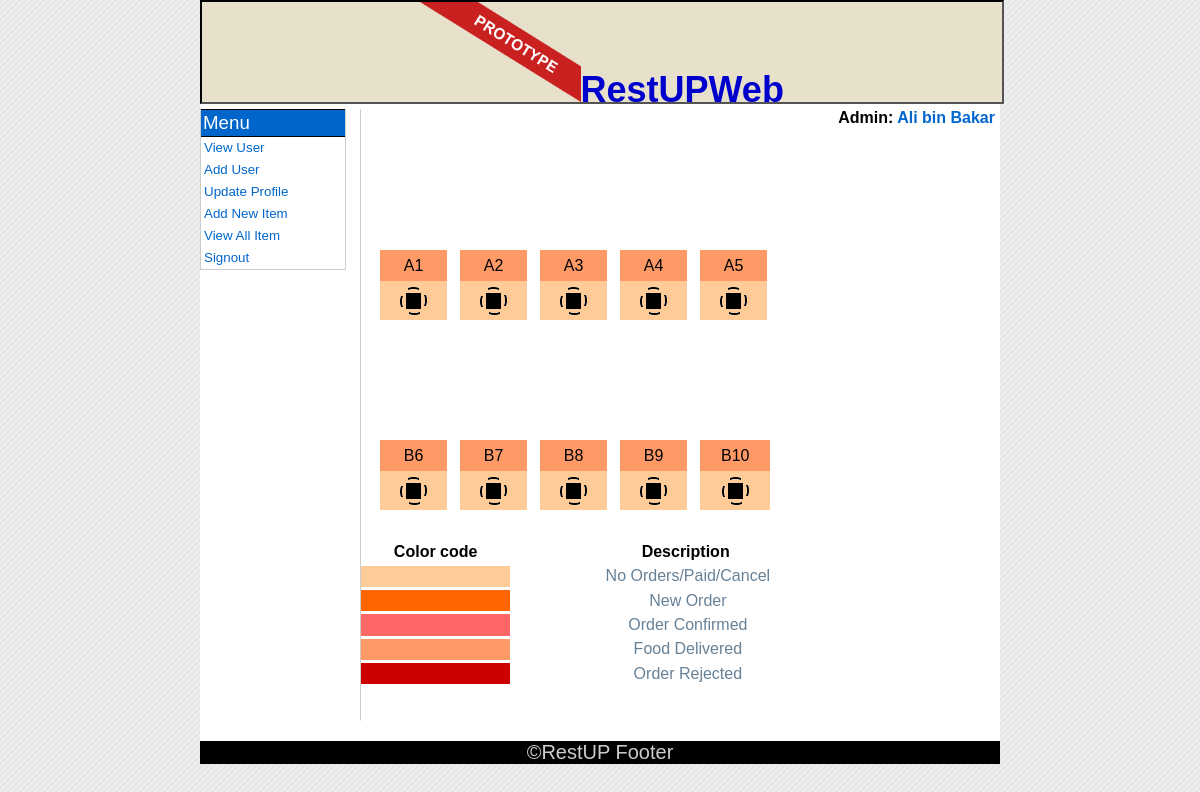
The app's page /frmHomepage.php (signed in) with its own data.
### tables this page shows
CREATE TABLE IF NOT EXISTS `users` (
  `userid` varchar(11) NOT NULL,
  `name` varchar(30) DEFAULT NULL,
  `email` varchar(40) DEFAULT NULL,
  `telephone` varchar(15) DEFAULT NULL,
  `password` varchar(34) DEFAULT NULL,
  `role` varchar(6) NOT NULL,
  PRIMARY KEY (`userid`)
);

CREATE TABLE IF NOT EXISTS `tables` (
  `tableid` varchar(2) NOT NULL,
  `tablename` char(3) DEFAULT '00',
  `status` int(11) NOT NULL,
  PRIMARY KEY (`tableid`)
);

### dbFunctions.php (called while the page is built, shortened)
<?php
function userAccess() {
    include 'db/config.php';
    $userid = mysql_real_escape_string($_POST['userid']);
    $password = mysql_real_escape_string($_POST['password']);
    if ($userid == NULL) {
        $userid = $_COOKIE['nbuserid'];
        $password = $_COOKIE['nbpassword'];
    } elseif (!$remember) {
        setcookie('nbuserid', $userid);
        setcookie('nbpassword', $password);
    }
    if ($userid && $password) {
        $newUserInfo = new UserInfo;
        $query = "SELECT * FROM $dbName.users WHERE $dbName.users.userid = '$userid' AND $dbName.users.password = '$password'";
        $result = mysql_query($query, $db) or die(mysql_error());
        if ($result) {
            if (mysql_num_rows($result) > 0) {
                $row = mysql_fetch_assoc($result);
                $newUserInfo->userid = $row['userid'];
                $newUserInfo->name = $row['name'];
                $newUserInfo->telephone = $row['telephone'];
                $newUserInfo->email = $row['email'];
                $newUserInfo->role = $row['role'];
                $pass = $row['password'];
                if ($pass) {
                    $okay = true;
                }
            }
        }
        return $newUserInfo;
    }
}
function getNewOrders() {
    include 'db/config.php';
    $query = "SELECT * FROM $dbName.orderitem, $dbName.tables WHERE
                            orderitem.tableid = tables.tableid
				AND orderdesc = 'New order'";
    $result = mysql_query($query, $db) or die(mysql_error());
    return $result;
}
?>

### db/config.php (called while the page is built, shortened)
<?php
$dbName = "rssdb";
?>

### tables/divtables.php (the view, shortened to what this page needs)
<?php
print "<table width=\"100%\" border=\"0\" cellspacing=\"0\" cellpadding=\"0\">\n<tr class=\"Title2Cell\">\n<td>\n<p align=\"center\">";
include 'db/config.php';
$query = "SELECT * FROM $dbName.tables WHERE tableid='$id_table'";
$result = mysql_query($query, $db);
while ($row = mysql_fetch_array($result, MYSQL_ASSOC)) {
    print "{$row['tablename']}";
}
print "</p>\n</td>\n</tr>\n<tr";
$query = "SELECT * FROM $dbName.tables WHERE tableid='$id_table'";
$result = mysql_query($query, $db) or die('Error querying db');
while ($row = mysql_fetch_array($result, MYSQL_ASSOC)) {
    print " class=\"status";
    print "$row[status]\"";
    $table_status = $row[status];
    print">\n<td align=\"center\">\n<a href=\"frmViewOrders.php?id=$id_table\"><img src=\"template/images/table$table_status.gif\" width=\"27\" height=\"28\" border=\"0\" vspace=\"4\" hspace=\"4\">\n</a>\n</td>\n</tr>\n</table>";
}
return $result;
?>

### frmHomepage.php (shortened to what this page needs)
<?php
$page_title = "Home";
if (is_file("template/template.htm")) {
    $template = file_get_contents("template/template.htm");
    $template = str_replace('{TITLE}', $page_title, $template);
    $template = explode('{CONTENT}', $template);
}
print $template[0];
require "dbFunctions.php";
$userInfo = userAccess();
$role = $userInfo->role;
if ($role == null) {
    print "<script type=\"text/javascript\">
        alert('Your session has been expired. Please login!');
        location.href='index.html';
</script>";
} else if (!$role == null) {
    if ($role == Admin) {
        ?>
        <body bgcolor="#FFFFFF" text="#000000" link="#FFFFFF" vlink="#CC0000" alink="#0099CC" leftmargin="10" topmargin="10" marginwidth="0" marginheight="0">
            <div class="left">
                <h3>Menu</h3>
                <ul>
                    <li><a href = "frmViewUsers.php" >View User</a></li>
                    <li><a href = "frmAddUser.php">Add User</a></li>
                    <li><a href = "frmUpdateProfile.php" >Update Profile</a></li>
                    <li><a href = "frmNewItem.php" >Add New Item</a></li>
                    <li><a href = "frmViewItem.php" >View All Item</a></li>
                    <li><a href = "actSignout.php" >Signout</a></li>
                </ul>
            </div>
        <?php
    } else if ($role == Chef || $role == Waiter) {
        ?>
        <body bgcolor="#FFFFFF" text="#000000" link="#FFFFFF" vlink="#CC0000" alink="#0099CC" leftmargin="10" topmargin="10" marginwidth="0" marginheight="0">
            <div class="left">
                <h3>Menu</h3>
                <ul>
                    <li><a href = "frmUpdateProfile.php" >Update Profile</a></li>
                    <li><a href = "actSignout.php" >Signout</a></li>
                </ul>
            </div>
        <?php
    }
}
?>
    <div class="content">
<?php
print "<div style=\"margin-bottom:5; margin-left:1; color:black; font-size:1em; font-weight:bold\"  align='right'>";
print "<p>$userInfo->role: <a href=\"frmUpdateProfile.php\">$userInfo->name</a></p>\n";
print "</div>"
?>
        <table width="500" border="0" cellspacing="0" cellpadding="1">
            <tr>
                <td colspan="4" height="350">
                    <div id="table01" style="position:absolute; width:50px; height:40px; z-index:1; left: 380px; top: 250px">
                        <div align="center">
<?php
$id_table = 1;
include'tables/divtables.php';
?>
                        </div>
                    </div>
                    <div id="table02" style="position:absolute; width:50px; height:40px; z-index:1; left: 460px; top: 250px">
                        <div align="center">
<?php
$id_table = 2;
include'tables/divtables.php';
?>
                        </div>
                    </div>
                    <div id="table03" style="position:absolute; width:50px; height:40px; z-index:1; left: 540px; top: 250px">
                        <div align="center">
<?php
$id_table = 3;
include'tables/divtables.php';
?> </div>
                    </div>
                    <div id="table04" style="position:absolute; width:50px; height:40px; z-index:1; left: 620px; top: 250px">
                        <div align="center">
                            <?php
                            $id_table = 4;
                            include'tables/divtables.php';
                            ?> </div>
                    </div>
                    <div id="table05" style="position:absolute; width:50px; height:40px; z-index:1; left: 700px; top: 250px">
                        <div align="center">
                            <?php
                            $id_table = 5;
                            include'tables/divtables.php';
                            ?> </div>
                    </div>
                    <div id="table06" style="position:absolute; width:50px; height:40px; z-index:1; left: 380px; top: 440px">
                        <div align="center">
                            <?php
                            $id_table = 6;
                            include'tables/divtables.php';
                            ?> </div>
                    </div>
                    <div id="table07" style="position:absolute; width:50px; height:40px; z-index:1; left: 460px; top: 440px">
                        <div align="center">
                            <?php
                            $id_table = 7;
                            include'tables/divtables.php';
                            ?>
                        </div>
                    </div>
                    <div id="table08" style="position:absolute; width:50px; height:40px; z-index:1; left: 540px; top: 440px">
                        <div align="center">
                            <?php
                            $id_table = 8;
                            include'tables/divtables.php';
                            ?> </div>
                    </div>
                    <div id="table09" style="position:absolute; width:50px; height:40px; z-index:1; left: 620px; top: 440px">
                        <div align="center">
                            <?php
                            $id_table = 9;
                            include'tables/divtables.php';
                            ?> </div>
                    </div>
                    <div id="table10" style="position:absolute; width:50px; height:40px; z-index:1; left: 700px; top: 440px">
                        <div align="center">
                            <?php
                            $id_table = 10;
                            include'tables/divtables.php';
                            ?> </div>
                    </div>
                </td>
            <tr><td><br/><br/><br/></td></tr>
            </tr>
            <tr>
                <th>Color code</th>
                <th>Description</th>
            </tr>
            <tr>
                <td></td>
                <td></td>
            </tr>
            <tr>
                <td bgcolor="#FFCC99" ></td>
                <td>&nbsp;No Orders/Paid/Cancel</td>
            </tr>
            <tr>
                <td></td>
                <td></td>
            </tr>
            <tr>
                <td bgcolor="#FF6600"></td>
                <td>&nbsp;New Order</td>
            </tr>
            <tr>
                <td></td>
                <td></td>
            </tr>
            <tr>
                <td bgcolor="#FF6666"></td>
                <td>&nbsp;Order Confirmed</td>
            </tr>
            <tr>
                <td></td>
                <td></td>
            </tr>
            <tr>
                <td bgcolor="#FF9966"></td>
                <td>&nbsp;Food Delivered</td>
            </tr>
            <tr>
                <td></td>
                <td></td>
            </tr>
            <tr>
                <td bgcolor="#CC0000"></td>
                <td>&nbsp;Order Rejected</td>
            </tr>
        </table>
        <br/><br/>
    </div>
</body>
<?php
print $template[1];
?>

### template/template_css.css (style rules this page uses)
body { background: #ffffff url(images/body_bg.gif) ; }
.wrapper { width: 800px; margin: 0px auto; background-color: #FFFFFF; font-family: Arial, Helvetica, sans-serif; }
.header { height: 100px; width: 100%; border: 2px inset #000000; background-color: #E7E1CB; color: #0000CC; font-size: 36px; font-weight: bold; text-align: center; }
.footer { width: 100%; background-color: #000000; color: #CCCCCC; font-size: 20px; text-align: center; }
.left { float: left; width: 18%; border: solid 1px #cccccc; margin-bottom: 15px; background-color: #ffffff; border-top: 0; }
.left ul { list-style: none; margin: 0; padding: 0; }
.left li { text-align: left; text-indent: 0.000000pt; font-size: 10.000000pt; text-decoration: none; vertical-align: baseline; text-transform: none; font-family: Verdana, Arial, Helvetica, sans-serif; line-height: 12pt; }
.left a { display: block; width: 95.5%; margin: 0px; padding: 2px; border: solid 1px #ffffff; color: #0066cc; text-decoration: none; }
.left h3 { margin: 0; padding: 2px; color:#FFFFFF ; font-weight: normal; background-color: #0066cc; border-top: solid 1px #000000; border-bottom: solid 1px #000000; }
.content { margin-left: 20%; padding: 0; border-left: solid 1px #cccccc; border-top: 0; border-bottom: solid 1px #ffffff; background-color: #ffffff; }
.content p { margin: 5px; color: #000000; }
.content a { color: #0066cc; text-decoration: none; }
table { border-collapse:collapse; }
td { color:#678197; padding:.1em 1em; text-align:center; }

### template/table_css.css (style rules this page uses)
.Title2Cell { background-color: #FF9966; color: #FFFFFF }
.status1 { background-color: #FFCC99; }

### records on screen
users: role "Admin", name "Ali bin Bakar"
tables: tablename "A1"
tables: tablename "A2"
tables: tablename "A3"
tables: tablename "A4"
tables: tablename "A5"
tables: tablename "B6"
tables: tablename "B7"
tables: tablename "B8"
tables: tablename "B9"
tables: tablename "B10"

### other values on screen
$template[0] "RestUPWeb"
$template[1] "©RestUP Footer"
